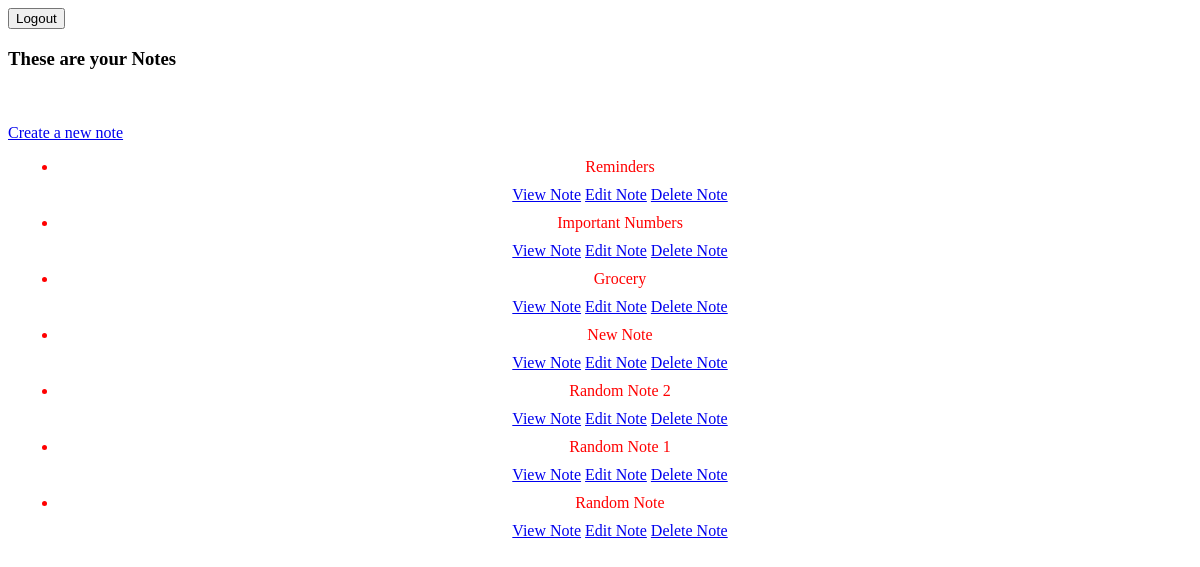
The page /user/notes/ (signed in) on the database as committed earlier.
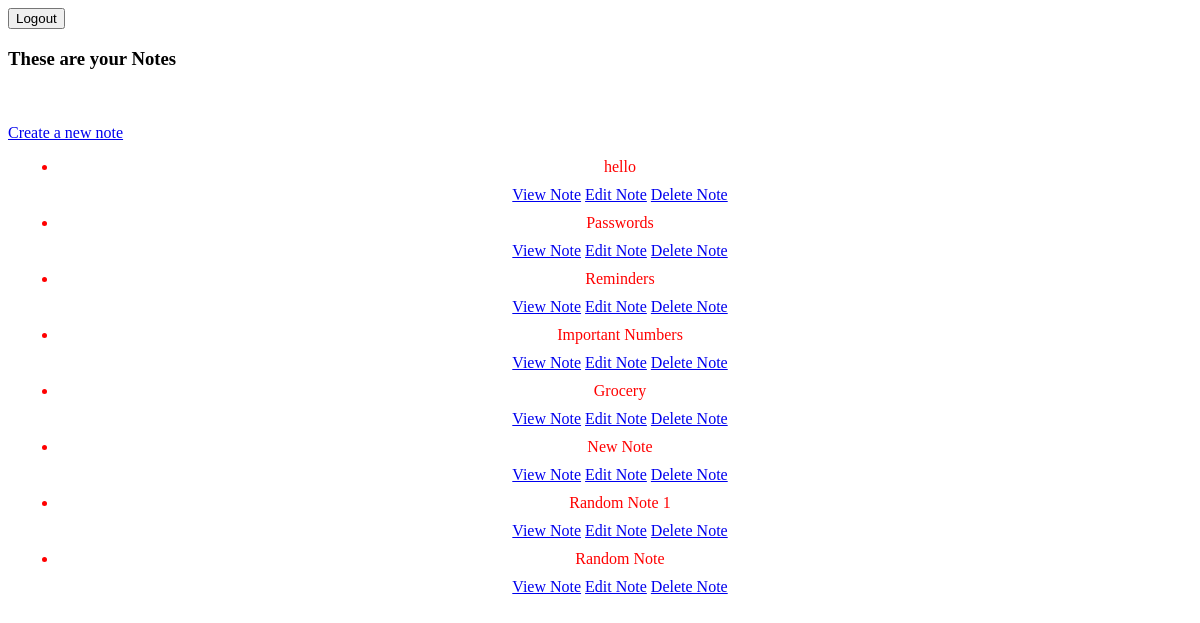
The same page on the database as committed later.
### notes/models.py (models this page shows)
class Notes(models.Model):
    title=models.CharField(max_length=200)
    text=models.TextField()
    updated=models.DateTimeField(auto_now=True)
    created=models.DateTimeField(auto_now_add=True)
    user=models.ForeignKey(User,on_delete=models.CASCADE,related_name='notes')
    class Meta:
        ordering=['-updated','-created']

### notes/views.py (the view)
# urls.py: path('notes/',views.list,name='notes.list'),
@login_required(login_url='login')
def list(request):
    all_notes=Notes.objects.filter(user=request.user)
    return render(request,'notes/notesList.html',{'notes': all_notes})

### notes/templates/notes/notesList.html (shortened to what this page needs)
<!DOCTYPE html>
<html lang="en">
<head>
</head>
<body>
    <nav>
        <form method="POST" action="{% url 'logout' %}">
            <button type="submit">Logout</button>
        </form>
    </nav>
    <h3>These are your Notes</h3>
    <br><br>
    <a href="{% url 'notes.new' %}">Create a new note</a>
    <br>
    <ul style="text-align:center">
        {% for note in notes %}
        <li style="color: red; text-align:center; margin:10px">{{note.title}}</li>
        <a href="{% url 'notes.detail' pk=note.id %}">View Note</a>
        <a href="{% url 'notes.edit' pk=note.id %}">Edit Note</a>
        <a href="{% url 'notes.delete' pk=note.id %}">Delete Note</a>
        {% endfor %}
    </ul>
</body>
</html>

Rows that differ between the two databases and show on the page:
removed Notes: title "Random Note 2"
added Notes: title "hello"
added Notes: title "Passwords"
